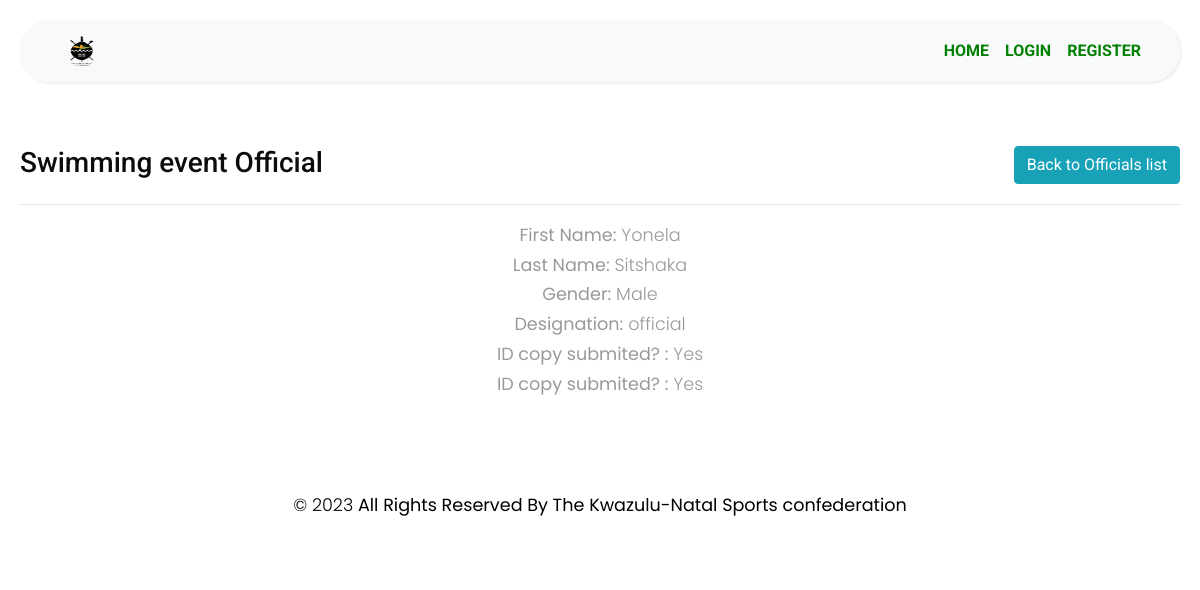
The page /teamOfficialDetails/1 on the database its author committed.
### MyApp/models.py (models this page shows)
class Application(models.Model):
    ApplicationId = models.AutoField(primary_key=True)
    user = models.ForeignKey(User,blank=True,null=True,on_delete=models.CASCADE)
    FederationPersonel = models.ForeignKey(FederationPersonel,blank=True,null=True,on_delete=models.CASCADE)
    EventName = models.CharField(max_length=255)
    StartDate = models.DateTimeField(max_length=255)
    EndDate = models.DateTimeField(max_length=255)
    HostCity = models.CharField(max_length=255)
    HostProvince =models.CharField(max_length=255)
    ReportSubmitAgreement = models.BooleanField(default=False)
    NumberOfTeam = models.IntegerField()
    MethodOfSelection = models.CharField(max_length=255)
    SelectionApprovedDate = models.DateField(max_length=255)
    TravelDateTime = models.DateTimeField(max_length=255)
    ModeOfTravel = models.CharField(max_length=255)
    CodeOfConductAcceped = models.BooleanField(default=False)
    RegulationsInterestDeclaration  = models.CharField(max_length=300, default='NotProvided')
    RegulationsInterestDeclaration  = models.CharField(max_length=300, default='NotProvided')
    SelectionCriteriaProtocols = models.CharField(max_length=300, default='NotProvided')
    GeneralRegulationSelectionProcedure  =models.CharField(max_length=300, default='NotProvided')
    DocumentationOfSelectionSubmitted = models.CharField(max_length=300, default='NotProvided')
    TeamOfficialDuties = models.CharField(max_length=300, default='NotProvided')
    AcceptanceOfTeamAppointment = models.CharField(max_length=300, default='NotProvided')
    HighPerformancePlan = models.CharField(max_length=300, default='NotProvided')
    EventInvitation  = models.CharField(max_length=300, default='NotProvided')
    ApplicationDate  = models.DateTimeField(default=datetime.now())
    Step = models.CharField(max_length=255, default='start')
    ApplicationStatus = models.CharField(max_length=255, default='Oncreate')
    isHistory = models.BooleanField(default=False)
    DateCreated = models.DateTimeField(default=datetime.now())
    DeclineReason = models.TextField(blank=True, null=True)
    CancelReason = models.TextField(blank=True, null=True)
    ApparelLetters = models.CharField(max_length=300, blank=True, null=True)

class TeamOfficial(models.Model):
    TeamOfficialId = models.AutoField(primary_key=True, auto_created=True, null=False, blank=False)
    application = models.ForeignKey(Application,blank=True,null=True,on_delete=models.CASCADE)
    FirstName = models.CharField(max_length=100, blank=False,null=False)
    LastName = models.CharField(max_length=100, blank=False,null=False)
    Gender = models.CharField(max_length=30, null=False, blank=False)
    Designation = models.CharField(max_length=100, blank=False,null=False)
    IDCopySubmited = models.BooleanField(default=False)
    AcceptanceofTeamAppointment  = models.BooleanField(null=False, blank=False, default=False)

### MyApp/views.py (the view)
# urls.py: path('teamOfficialDetails/<int:teamOfficialId>', views.teamOfficialDetails, name="teamOfficialDetails"),
def teamOfficialDetails(request, teamOfficialId):
    teamOfficial = get_object_or_404(TeamOfficial, pk=teamOfficialId)
    application = teamOfficial.application
    return render(request, 'MyApp/teamOfficialDetails.html', {"teamOfficial":teamOfficial,"application":application})

### MyApp/templates/MyApp/teamOfficialDetails.html (shortened to what this page needs)
{% extends "MyApp/base.html" %}
{% block content %}
    {% load static %}
    <div style="display:flex; justify-content:space-between;">
        <div>
            <h3>{{application.EventName}} Official
        </div>
        <div>
            <a href="{% url 'Officials' applicationId=application.ApplicationId %}" class="btn btn-info">
                Back to Officials list
            </a>
        </div>
    </div>
    <hr/>
    <div class="container">
        <center>
            <p>
                <b>First Name:</b> {{teamOfficial.FirstName}}<br/>
                <b>Last Name:</b> {{teamOfficial.LastName}}<br/>
                <b>Gender:</b> {{teamOfficial.Gender}}<br/>
                <b>Designation:</b> {{teamOfficial.Designation}}<br/>
                <b>ID copy submited? :</b>
                    {% if teamOfficial.IDCopySubmited == True %}
                        Yes
                    {% else %}
                        No
                    {% endif %}
                <br/>
                <b>ID copy submited? :</b>
                    {% if teamOfficial.AcceptanceofTeamAppointment == True %}
                        Yes
                    {% else %}
                        No
                    {% endif %}
                <br/>
            </p>
        </center>
    </div>
{% endblock %}

### MyApp/static/manageProfile/css/style5.css (style rules this page uses)
body { font-family: 'Poppins', sans-serif; background: #fafafa; }
p { font-family: 'Poppins', sans-serif; font-size: 1.1em; font-weight: 300; line-height: 1.7em; color: #999; }
a, a:hover, a:focus { color: inherit; text-decoration: none; transition: all 0.3s; }

### MyApp/static/manageProfile/css1/style.css (style rules this page uses)
body { font-family: "Roboto", sans-serif; color: #0c0c0c; background-color: #ffffff; overflow-x: hidden; }
a, a:hover, a:focus { text-decoration: none; }
.btn, .btn:focus { outline: none !important; -webkit-box-shadow: none; box-shadow: none; }

### MyApp/static/manageProfile/css1/responsive.css (style rules this page uses)
@media (min-width: 1200px) { .container { max-width: 1170px; } }

### rows shown on the page
Application: EventName "Swimming event"
TeamOfficial: FirstName "Yonela", LastName "Sitshaka", Gender "Male", Designation "official"
